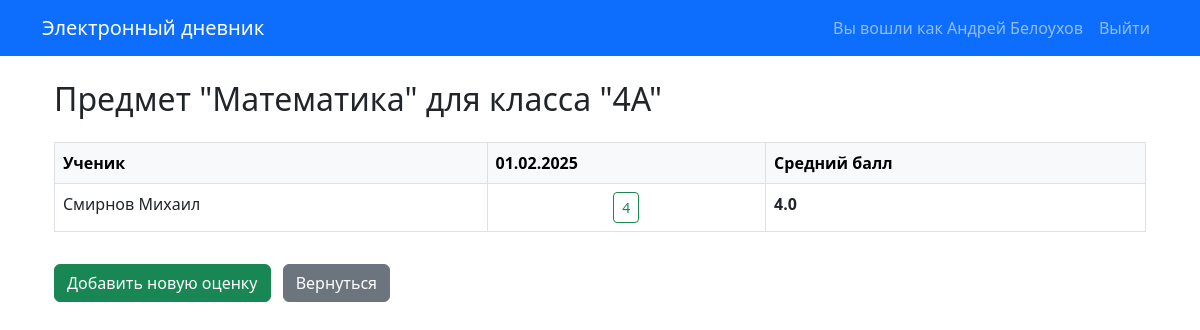
Screenshot of /subject/1/4А/ (signed in) with the database file from the repository.
### diary/models.py (models this page shows, shortened)
class Subject(models.Model):
    name = models.CharField(max_length=100)

class Student(models.Model):
    first_name = models.CharField(max_length=50)
    last_name = models.CharField(max_length=50)
    student_class = models.CharField(max_length=5)
    date_of_birth = models.DateField(null=True, blank=True)

class Grade(models.Model):
    student = models.ForeignKey(
        Student, on_delete=models.CASCADE, related_name="grades"
    )
    teacher = models.ForeignKey(User, on_delete=models.CASCADE)
    subject = models.ForeignKey(Subject, on_delete=models.CASCADE)
    value = models.IntegerField()
    comment = models.TextField(blank=True, null=True)
    date = models.DateField()

### diary/views.py (the view)
class SubjectClassDetailView(LoginRequiredMixin, TemplateView):
    template_name = "diary/subject_class.html"
    def get_context_data(self, **kwargs):
        context = super().get_context_data(**kwargs)
        subject_id = self.kwargs.get("subject_id")
        student_class = self.kwargs.get("student_class")
        teacher = self.request.user
        subject_obj = get_object_or_404(Subject, id=subject_id)
        students = list(
            Student.objects.filter(student_class=student_class).order_by(
                "last_name", "first_name"
            )
        )
        grades_qs = Grade.objects.filter(
            teacher=teacher, subject=subject_obj, student__student_class=student_class
        )
        dates = list(
            grades_qs.values_list("date", flat=True).distinct().order_by("date")
        )
        grade_map = {}
        for grade in grades_qs:
            key = (grade.student.id, grade.date)
            grade_map[key] = grade
        rows = []
        for student in students:
            row = {"student": student, "grades": [], "grade_pairs": [], "average": None}
            sum_grades = 0
            count_grades = 0
            grade_list = []
            for date in dates:
                key = (student.id, date)
                g = grade_map.get(key)
                grade_list.append(g)
                if g:
                    sum_grades += g.value
                    count_grades += 1
            row["grades"] = grade_list
            row["grade_pairs"] = list(zip(dates, grade_list))
            row["average"] = (
                round(sum_grades / count_grades, 2) if count_grades else "-"
            )
            rows.append(row)
        context["subject"] = subject_obj
        context["student_class"] = student_class
        context["dates"] = dates
        context["rows"] = rows
        return context

### diary/templates/diary/subject_class.html
{% extends 'base.html' %}
{% block content %}
<div class="container my-4">
  <h2 class="mb-4">Предмет "{{ subject.name }}" для класса "{{ student_class }}"</h2>
  <div class="table-responsive">
    <table class="table table-bordered table-hover">
      <thead class="table-light">
        <tr>
          <th>Ученик</th>
          {% for d in dates %}
            <th>{{ d|date:"d.m.Y" }}</th>
          {% endfor %}
          <th>Средний балл</th>
        </tr>
      </thead>
      <tbody>
        {% for row in rows %}
        <tr>
          <td>{{ row.student.last_name }} {{ row.student.first_name }}</td>
          {% for date, grade in row.grade_pairs %}
          <td class="text-center">
            {% if grade %}
              <a href="{% url 'grade_edit' pk=grade.id %}" class="btn btn-outline-success btn-sm">{{ grade.value }}</a>
            {% else %}
              <a href="{% url 'grade_create_cell' subject_id=subject.id student_class=student_class student_id=row.student.id grade_date=date %}" class="btn btn-outline-secondary btn-sm">—</a>
            {% endif %}
          </td>
          {% endfor %}
          <td class="fw-bold">{{ row.average }}</td>
        </tr>
        {% endfor %}
      </tbody>
    </table>
  </div>
  <div class="mt-3">
    <a href="{% url 'grade_create_generic' subject_id=subject.id student_class=student_class %}" class="btn btn-success me-2">Добавить новую оценку</a>
    <a href="{% url 'teacher-dashboard' %}" class="btn btn-secondary">Вернуться</a>
  </div>
</div>
{% endblock %}

### diary/templates/base.html (shortened to what this page needs)
<!DOCTYPE html>
<html lang="ru">
<head>
  <link href="https://cdn.jsdelivr.net/npm/bootstrap@5.3.0/dist/css/bootstrap.min.css" rel="stylesheet">
</head>
<body>
  <nav class="navbar navbar-expand-lg navbar-dark bg-primary">
    <div class="container">
      <a class="navbar-brand" href="{% url 'teacher-dashboard' %}">Электронный дневник</a>
      <div class="collapse navbar-collapse" id="navbarContent">
        <ul class="navbar-nav ms-auto mb-2 mb-lg-0">
          {% if user.is_authenticated %}
            <li class="nav-item">
              <span class="nav-link">Вы вошли как {{ user.get_full_name }}</span>
            </li>
            <li class="nav-item">
              <form action="{% url 'logout' %}" method="post" class="d-inline">
                <button type="submit" class="btn btn-link nav-link">Выйти</button>
              </form>
            </li>
          {% else %}
            <li class="nav-item">
              <a class="nav-link" href="{% url 'login' %}">Войти</a>
            </li>
          {% endif %}
        </ul>
      </div>
    </div>
  </nav>
  <div class="container mt-4">
    {% block content %}
    {% endblock %}
  </div>
</body>
</html>

### rows the page displays
Subject: name "Математика"
Student: student.last_name "Смирнов", student.first_name "Михаил", average "4.0"
Grade: value "4"

### other values shown
{{ user.get_full_name }} "Андрей Белоухов"
{{ student_class }} "4А"
{{ d|date:"d.m.Y" }} "01.02.2025"
